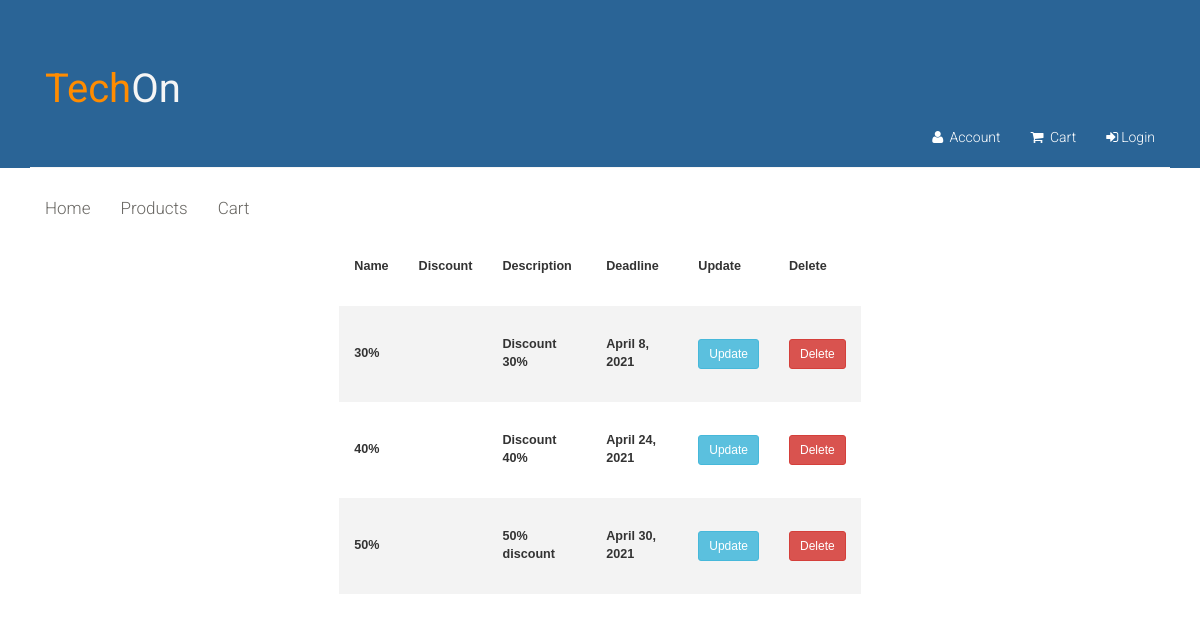
The app's page /promotionsManagement/ with its own data.
### app/models.py (models this page shows, shortened)
class Promotion(models.Model):
    name = models.CharField(max_length=80)
    discount = models.FloatField()
    description = models.CharField(max_length=300)
    deadline = models.DateField()

### app/views.py (the view)
# urls.py: path('promotionsManagement/', views.promotionsManagement, name='promotionsManagement'),
def promotionsManagement(request):
    promotions = Promotion.objects.all()
    form = {'promotions': promotions}
    return render(request, 'promotionsManagement.html', form)

### app/templates/promotionsManagement.html (shortened to what this page needs)
{% extends "layout.html" %}
{% block content %}
	<section >
        <div class="row">
				<div class="col-sm-8 col-sm-offset-2" >
                <table class="styled-table">
                <tr>
                    <th>Name</th>
                    <th>Discount</th>
                    <th>Description</th>
                    <th>Deadline</th>
                    <th>Update</th>
                    <th>Delete</th>
                </tr>
                {% for promotion in promotions %}
                    <tr>
                        <th>{{ promotion.name }}</th>
                        <th>{{ promotion.price }}</th>
                        <th>{{ promotion.description }}</th>
                        <th>{{ promotion.deadline }}</th>
                        <th><a class="btn btn-sm btn-info" href="{% url 'updatePromotion' promotion.id %}">Update</a></th>
                        <th><a class="btn btn-sm btn-danger" href="{% url 'deletePromotion' promotion.id %}">Delete</a></th>
                    </tr>
                {%  endfor %}
                </table>
                </div>
                </div>
	</section>
{% endblock %}

### app/static/css/main.css (style rules this page uses)
body { font-family: 'Roboto', sans-serif; position: relative; font-weight: 400px; }
a { -webkit-transition: 300ms; transition: 300ms; }

### app/templates/promotionsManagement.html (style rules this page uses)
.styled-table { border-collapse: collapse; width:66%; margin-left:17%; margin-right:17%; font-size: 0.9em; font-family: sans-serif; min-width: 400px; }
.styled-table th, .styled-table td { padding: 30px 15px; }
.styled-table tbody tr:nth-of-type(even) { background-color: #f3f3f3; }
.styled-table tbody tr:last-of-type { border-bottom: 2px #009879; }

### records on screen
Promotion: name "30%", description "Discount 30%", deadline "April 8, 2021"
Promotion: name "40%", description "Discount 40%", deadline "April 24, 2021"
Promotion: name "50%", description "50% discount", deadline "April 30, 2021"
